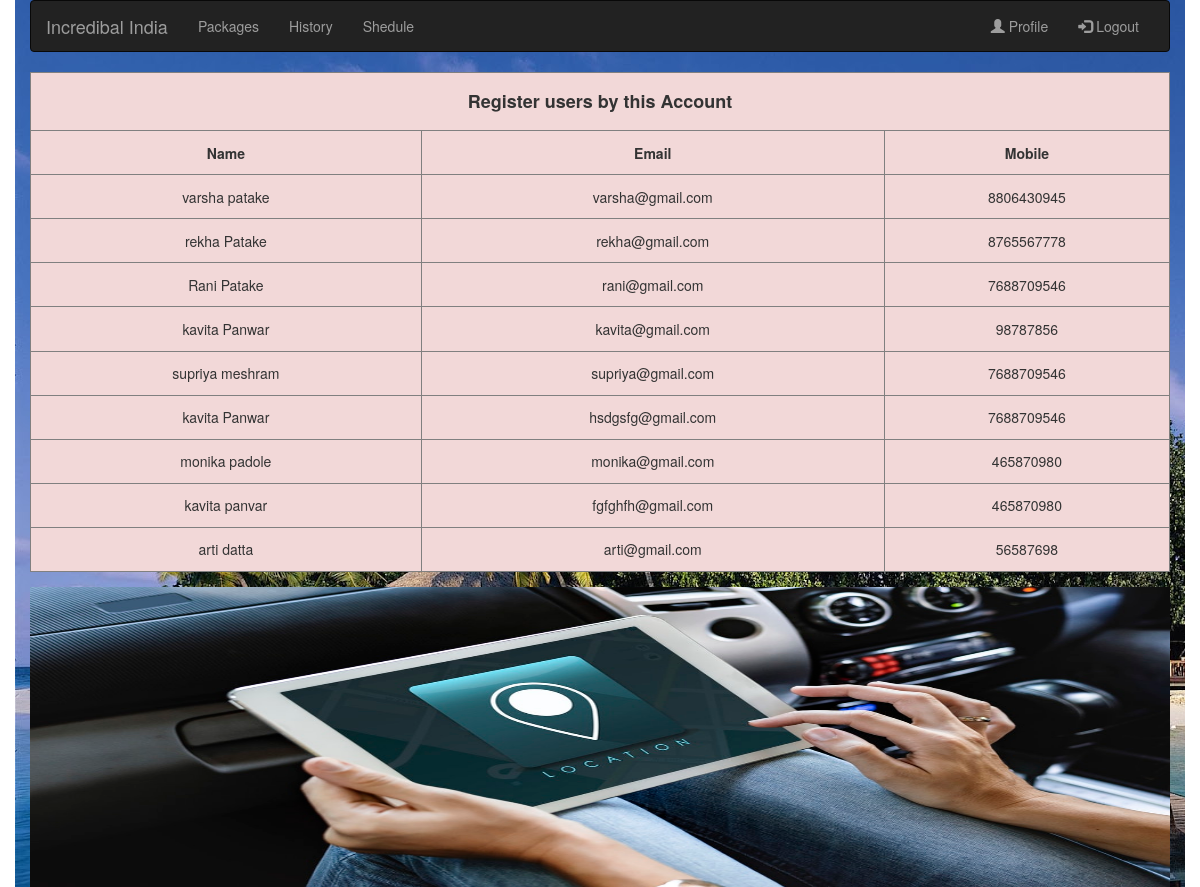
/tour/register_count (signed in), run on the app's committed database.
### tour/models.py (models this page shows, shortened)
class RegisterPackageInfo(models.Model):
    name=models.CharField(max_length=250)
    gender=models.CharField(max_length=250)
    age=models.IntegerField()
    mobile=models.IntegerField()
    package_name=models.CharField(max_length=200)
    email=models.CharField(max_length=250)
    user_name=models.CharField(max_length=200)

### tour/views.py (the view)
def register_count(request):
    if request.session.has_key('username'):
        username = request.session['username']
    register_user=RegisterPackageInfo.objects.all()
    context={"username":username,"register_user":register_user}
    return render(request,"tour/show_register_user_from_account.html",context)

### tour/templates/tour/show_register_user_from_account.html (shortened to what this page needs)
{% extends "tour/customer.html"%}
{% load static %}
{%block head%}
<link rel="stylesheet" href="{% static 'css/validate_user_info.css' %}"/>
{%endblock%}
{% block body%}
                 <table class="validate_user" width="100%" height="500px" border="1" style="background-color:#F2D8D8">
                     <tr class="active"><td colspan="3"><center><font size="4"><b>Register users by this Account</b></font></center></td></tr>
                     <tr><td><center><b> Name</b></center></td>
                         <td><center><b> Email</b></center></td>
                         <td><center><b> Mobile</b></center></td>
                     </tr>
                      {% if register_user %}
                  {% for user in register_user%}
                  {%ifequal user.user_name username%}
                     <tr>
                 <td><center> {{user.name}}</center></td>
                         <td><center>{{user.email}}</center></td>
                         <td><center>{{user.mobile}}</center></td>
                 </tr>
                   {%endifequal%}
                   {%endfor%}
                  {%endif%}
                 </table>
   <div class="bottom" >
    <img width="100%" height="100%" src="{% static 'images/login/loginbottom.jpg' %}" />
  </div>
{%endblock %}

### tour/templates/tour/customer.html (shortened to what this page needs)
<!DOCTYPE html>
{% load static %}
<html lang="en">
<head>
  <link rel="stylesheet" href="https://maxcdn.bootstrapcdn.com/bootstrap/3.3.7/css/bootstrap.min.css">
    {%block head%}
    {%endblock%}
</head>
<body>
<div class="container" height="100%" style="background-image: url({% static 'images/AbountUstBottom2.jpg' %})">
         <nav class="navbar navbar-inverse ">
             <div class="container-fluid">
                <div class="navbar-header">
                   <a class="navbar-brand" href="#">Incredibal India</a>
                 </div>
                 <div class="collapse navbar-collapse" id="myNavbar">
              <ul class="nav navbar-nav">
              <li ><a href="/tour/customer_package_view/ ">Packages</a></li>
                  <li><a href="/tour/register_count/ ">History</a></li>
                  <li><a href="/tour/shedule/ ">Shedule</a></li>
              </ul>
              <ul class="nav navbar-nav navbar-right">
              <li><a href="/tour/profile/"><span class="glyphicon glyphicon-user"></span> Profile</a></li>
               <li><a href="/tour/logout_check/ "><span class="glyphicon glyphicon-log-in"></span> Logout</a></li>
              </ul>
             </div>
             </div>
        </nav>
    {%block body%}
    {%endblock%}
</body>
</html>

### tour/static/css/validate_user_info.css (style rules this page uses)
.bottom { margin-top:15px; height:300px; }

### data on the page
RegisterPackageInfo: name "varsha patake", email "varsha@gmail.com", mobile "8806430945"
RegisterPackageInfo: name "rekha Patake", email "rekha@gmail.com", mobile "8765567778"
RegisterPackageInfo: name "Rani Patake", email "rani@gmail.com", mobile "7688709546"
RegisterPackageInfo: name "kavita Panwar", email "kavita@gmail.com", mobile "98787856"
RegisterPackageInfo: name "supriya meshram", email "supriya@gmail.com", mobile "7688709546"
RegisterPackageInfo: name "kavita Panwar", email "hsdgsfg@gmail.com", mobile "7688709546"
RegisterPackageInfo: name "monika padole", email "monika@gmail.com", mobile "465870980"
RegisterPackageInfo: name "kavita panvar", email "fgfghfh@gmail.com", mobile "465870980"
RegisterPackageInfo: name "arti datta", email "arti@gmail.com", mobile "56587698"
